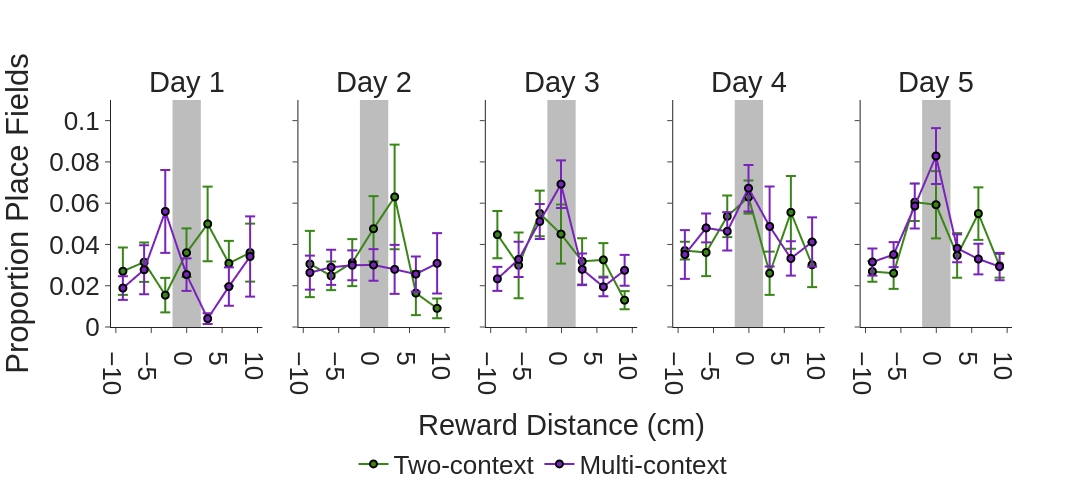

Notebook code for this chart:
### Code cell
## Look at development of place field representation in A for Multi-context and Two-context when combining reward locations
avg = rel_df.groupby(['group', 'day', 'relative_bin'], as_index=False).agg({'proportion': ['mean', 'sem']})

fig = pf.custom_graph_template(x_title='Reward Distance (cm)', y_title='', rows=1, columns=5, width=1400, master_axes=True,
                               shared_x=True, shared_y=True, titles=[f'Day {x}' for x in np.arange(1, 6)])
cont = avg[(avg['day'] >= 1) & (avg['day'] < 6)] ## subset for days just in context A
for day in cont['day'].unique():
    for group in ['Two-context', 'Multi-context']:
        d_data = cont[(cont['day'] == day) & (cont['group'] == group)]
        fig.add_trace(go.Scattergl(x=d_data['relative_bin'] * conversion, y=d_data['proportion']['mean'], showlegend=False, mode='lines+markers',
                            legendgroup=group, name=group, marker_color=ce_colors_dict[group], marker_line_width=2, marker_size=7,
                            marker_line_color='black', error_y=dict(type='data', array=d_data['proportion']['sem'])), row=1, col=day)
fig.add_vrect(x0=-2, x1=2, fillcolor=chance_color, opacity=0.5, layer="below", line_width=0)
fig.update_yaxes(title='Proportion Place Fields', col=1)
fig.update_yaxes(range=[0, 0.09])
if cell_type == 'place_cells':
    fig.update_yaxes(range=[0, 0.11], dtick=0.02)
# fig.update_xaxes(range=[-sub_rel_bins - 2, sub_rel_bins + 2])
fig.data[0]['showlegend'] = True
fig.data[1]['showlegend'] = True
fig.update_layout(legend=dict(
    orientation="h",
    yanchor="top",
    y=-0.5,
    xanchor="center",
    x=0.48
))
for idx, annotation in enumerate(fig['layout']['annotations']):
    if annotation['text'] == 'Reward Distance (cm)':
        fig['layout']['annotations'][idx]['yshift'] = -80
fig.show()
fig.write_image(pjoin(fig_path, f'{cell_type}_contA_multi_two_over_rep.png'), width=1400, height=500)

### Figure 1 — Plotly figure (JSON) as saved in the notebook; plotly's stock layout.template omitted (floating-point values rounded to 4 significant figures)
{"data": [{"error_y": {"array": [0.01147, 0.00956, 0.008367, 0.01177, 0.01807, 0.01092, 0.01405], "type": "data"}, "legendgroup": "Two-context", "marker": {"color": "#378616", "line": {"color": "black", "width": 2}, "size": 7}, "mode": "lines+markers", "name": "Two-context", "showlegend": true, "type": "scattergl", "x": [-9.0, -6.0, -3.0, 0.0, 3.0, 6.0, 9.0], "xaxis": "x", "y": [0.02703, 0.03142, 0.01544, 0.036, 0.04995, 0.03083, 0.03607], "yaxis": "y"}, {"error_y": {"array": [0.005731, 0.01189, 0.02009, 0.007879, 0.002622, 0.009298, 0.01943], "type": "data"}, "legendgroup": "Multi-context", "marker": {"color": "#7A22BC", "line": {"color": "black", "width": 2}, "size": 7}, "mode": "lines+markers", "name": "Multi-context", "showlegend": true, "type": "scattergl", "x": [-9.0, -6.0, -3.0, 0.0, 3.0, 6.0, 9.0], "xaxis": "x", "y": [0.01887, 0.02776, 0.05599, 0.02541, 0.004058, 0.01958, 0.03416], "yaxis": "y"}, {"error_y": {"array": [0.01605, 0.006911, 0.01137, 0.0158, 0.02534, 0.01071, 0.0048], "type": "data"}, "legendgroup": "Two-context", "marker": {"color": "#378616", "line": {"color": "black", "width": 2}, "size": 7}, "mode": "lines+markers", "name": "Two-context", "showlegend": false, "type": "scattergl", "x": [-9.0, -6.0, -3.0, 0.0, 3.0, 6.0, 9.0], "xaxis": "x2", "y": [0.03054, 0.02481, 0.0312, 0.04762, 0.06303, 0.01645, 0.009033], "yaxis": "y2"}, {"error_y": {"array": [0.008232, 0.008511, 0.007236, 0.00766, 0.01186, 0.008553, 0.01461], "type": "data"}, "legendgroup": "Multi-context", "marker": {"color": "#7A22BC", "line": {"color": "black", "width": 2}, "size": 7}, "mode": "lines+markers", "name": "Multi-context", "showlegend": false, "type": "scattergl", "x": [-9.0, -6.0, -3.0, 0.0, 3.0, 6.0, 9.0], "xaxis": "x2", "y": [0.02636, 0.02894, 0.02993, 0.03007, 0.02793, 0.02562, 0.03086], "yaxis": "y2"}, {"error_y": {"array": [0.01144, 0.01593, 0.01108, 0.01432, 0.0112, 0.008122, 0.004388], "type": "data"}, "legendgroup": "Two-context", "marker": {"color": "#378616", "line": {"color": "black", "width": 2}, "size": 7}, "mode": "lines+markers", "name": "Two-context", "showlegend": false, "type": "scattergl", "x": [-9.0, -6.0, -3.0, 0.0, 3.0, 6.0, 9.0], "xaxis": "x3", "y": [0.04475, 0.02988, 0.05504, 0.04502, 0.03182, 0.03254, 0.01299], "yaxis": "y3"}, {"error_y": {"array": [0.005797, 0.008557, 0.008477, 0.01154, 0.007672, 0.004525, 0.007489], "type": "data"}, "legendgroup": "Multi-context", "marker": {"color": "#7A22BC", "line": {"color": "black", "width": 2}, "size": 7}, "mode": "lines+markers", "name": "Multi-context", "showlegend": false, "type": "scattergl", "x": [-9.0, -6.0, -3.0, 0.0, 3.0, 6.0, 9.0], "xaxis": "x3", "y": [0.02333, 0.03277, 0.05116, 0.06923, 0.02794, 0.01946, 0.02748], "yaxis": "y3"}, {"error_y": {"array": [0.004325, 0.01148, 0.0101, 0.008017, 0.01046, 0.01762, 0.01083], "type": "data"}, "legendgroup": "Two-context", "marker": {"color": "#378616", "line": {"color": "black", "width": 2}, "size": 7}, "mode": "lines+markers", "name": "Two-context", "showlegend": false, "type": "scattergl", "x": [-9.0, -6.0, -3.0, 0.0, 3.0, 6.0, 9.0], "xaxis": "x4", "y": [0.03702, 0.03613, 0.05364, 0.06297, 0.02605, 0.05554, 0.03015], "yaxis": "y4"}, {"error_y": {"array": [0.0118, 0.006997, 0.00928, 0.01124, 0.01938, 0.008305, 0.01193], "type": "data"}, "legendgroup": "Multi-context", "marker": {"color": "#7A22BC", "line": {"color": "black", "width": 2}, "size": 7}, "mode": "lines+markers", "name": "Multi-context", "showlegend": false, "type": "scattergl", "x": [-9.0, -6.0, -3.0, 0.0, 3.0, 6.0, 9.0], "xaxis": "x4", "y": [0.03513, 0.04801, 0.04637, 0.06725, 0.04873, 0.03323, 0.04119], "yaxis": "y4"}, {"error_y": {"array": [0.004956, 0.007577, 0.009115, 0.01629, 0.01081, 0.01271, 0.00573], "type": "data"}, "legendgroup": "Two-context", "marker": {"color": "#378616", "line": {"color": "black", "width": 2}, "size": 7}, "mode": "lines+markers", "name": "Two-context", "showlegend": false, "type": "scattergl", "x": [-9.0, -6.0, -3.0, 0.0, 3.0, 6.0, 9.0], "xaxis": "x5", "y": [0.02689, 0.02605, 0.06051, 0.05926, 0.03466, 0.05495, 0.02965], "yaxis": "y5"}, {"error_y": {"array": [0.006573, 0.006068, 0.01087, 0.01355, 0.006763, 0.007431, 0.006624], "type": "data"}, "legendgroup": "Multi-context", "marker": {"color": "#7A22BC", "line": {"color": "black", "width": 2}, "size": 7}, "mode": "lines+markers", "name": "Multi-context", "showlegend": false, "type": "scattergl", "x": [-9.0, -6.0, -3.0, 0.0, 3.0, 6.0, 9.0], "xaxis": "x5", "y": [0.03148, 0.03508, 0.05861, 0.08284, 0.03814, 0.03294, 0.02928], "yaxis": "y5"}], "layout": {"annotations": [{"font": {"size": 29}, "showarrow": false, "text": "Day 1", "x": 0.084, "xanchor": "center", "xref": "paper", "y": 1, "yanchor": "bottom", "yref": "paper"}, {"font": {"size": 29}, "showarrow": false, "text": "Day 2", "x": 0.292, "xanchor": "center", "xref": "paper", "y": 1, "yanchor": "bottom", "yref": "paper"}, {"font": {"size": 29}, "showarrow": false, "text": "Day 3", "x": 0.5, "xanchor": "center", "xref": "paper", "y": 1, "yanchor": "bottom", "yref": "paper"}, {"font": {"size": 29}, "showarrow": false, "text": "Day 4", "x": 0.708, "xanchor": "center", "xref": "paper", "y": 1, "yanchor": "bottom", "yref": "paper"}, {"font": {"size": 29}, "showarrow": false, "text": "Day 5", "x": 0.916, "xanchor": "center", "xref": "paper", "y": 1, "yanchor": "bottom", "yref": "paper"}, {"font": {"size": 29}, "showarrow": false, "text": "Reward Distance (cm)", "x": 0.5, "xanchor": "center", "xref": "paper", "y": 0, "yanchor": "top", "yref": "paper", "yshift": -80}], "font": {"family": "Arial", "size": 26}, "height": 500, "legend": {"orientation": "h", "x": 0.48, "xanchor": "center", "y": -0.5, "yanchor": "top"}, "shapes": [{"fillcolor": "#7d7d7d", "layer": "below", "line": {"width": 0}, "opacity": 0.5, "type": "rect", "x0": -2, "x1": 2, "xref": "x", "y0": 0, "y1": 1, "yref": "y domain"}, {"fillcolor": "#7d7d7d", "layer": "below", "line": {"width": 0}, "opacity": 0.5, "type": "rect", "x0": -2, "x1": 2, "xref": "x2", "y0": 0, "y1": 1, "yref": "y2 domain"}, {"fillcolor": "#7d7d7d", "layer": "below", "line": {"width": 0}, "opacity": 0.5, "type": "rect", "x0": -2, "x1": 2, "xref": "x3", "y0": 0, "y1": 1, "yref": "y3 domain"}, {"fillcolor": "#7d7d7d", "layer": "below", "line": {"width": 0}, "opacity": 0.5, "type": "rect", "x0": -2, "x1": 2, "xref": "x4", "y0": 0, "y1": 1, "yref": "y4 domain"}, {"fillcolor": "#7d7d7d", "layer": "below", "line": {"width": 0}, "opacity": 0.5, "type": "rect", "x0": -2, "x1": 2, "xref": "x5", "y0": 0, "y1": 1, "yref": "y5 domain"}], "title": {"x": 0.5, "xanchor": "center", "y": 0.9, "yanchor": "top"}, "width": 1400, "xaxis": {"anchor": "y", "domain": [0, 0.168], "matches": "x"}, "xaxis2": {"anchor": "y2", "domain": [0.208, 0.376], "matches": "x"}, "xaxis3": {"anchor": "y3", "domain": [0.416, 0.584], "matches": "x"}, "xaxis4": {"anchor": "y4", "domain": [0.624, 0.792], "matches": "x"}, "xaxis5": {"anchor": "y5", "domain": [0.832, 1], "matches": "x"}, "yaxis": {"anchor": "x", "domain": [0, 1], "dtick": 0.02, "matches": "y", "range": [0, 0.11], "title": {"text": "Proportion Place Fields"}}, "yaxis2": {"anchor": "x2", "domain": [0, 1], "dtick": 0.02, "matches": "y", "range": [0, 0.11], "showticklabels": false}, "yaxis3": {"anchor": "x3", "domain": [0, 1], "dtick": 0.02, "matches": "y", "range": [0, 0.11], "showticklabels": false}, "yaxis4": {"anchor": "x4", "domain": [0, 1], "dtick": 0.02, "matches": "y", "range": [0, 0.11], "showticklabels": false}, "yaxis5": {"anchor": "x5", "domain": [0, 1], "dtick": 0.02, "matches": "y", "range": [0, 0.11], "showticklabels": false}}}
